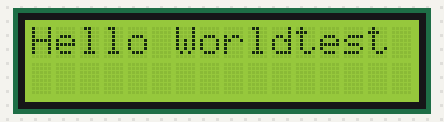
This sketch was run on a simulated Arduino Uno, built with avr-gcc and run on an emulated ATmega328P. Parts: 16×2 character LCD.

Above: at 0.21 s.
At 1.71 s:
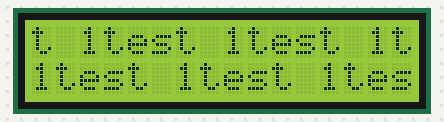
At 3.22 s:
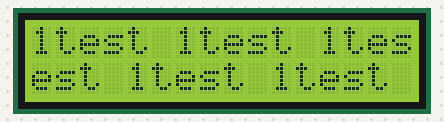
At 6.22 s:
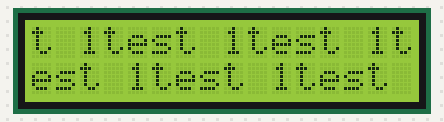
At 9.23 s:
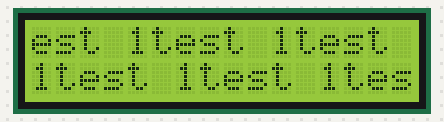
At 12.84 s:
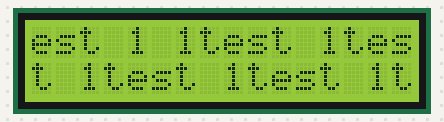

The sketch:

lcd_test.ino
```cpp
#include <LiquidCrystal.h>


LiquidCrystal lcd(12, 11, 5, 4, 3, 2);
void setup() {
  // put your setup code here, to run once:
  lcd.begin(16, 2);
  lcd.print("Hello World");
}

void loop() {
  // put your main code here, to run repeatedly:
  lcd.print("test 1");

}
```

Measured:
- by itself, everything shown: repeats every 12.0 s, in 40 steps
